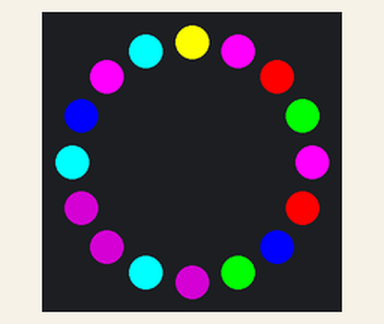
This program was run on a simulated Raspberry Pi (BCM pin numbers). Parts: 16 RGB LEDs in a ring, first at the top, clockwise. Random numbers come from a fixed seed.

Above: at 6.02 s.
At 13.82 s:
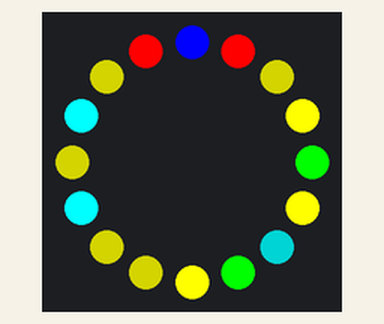
At 17.83 s:
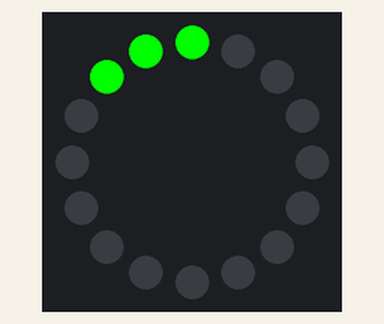
At 29.47 s:
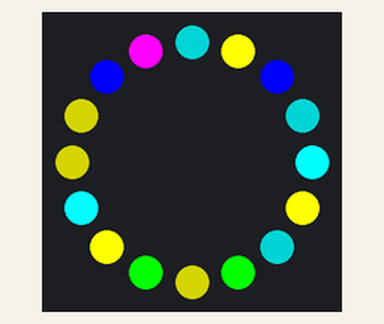
At 37.1 s:
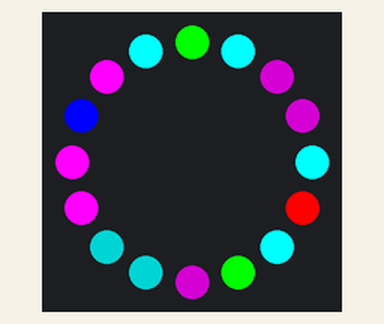
At 37.96 s:
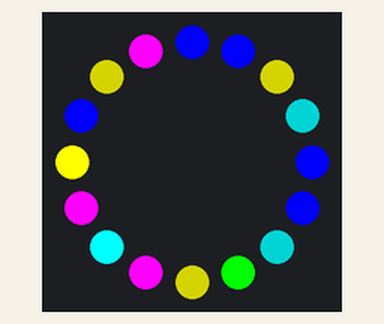

The program:

main.py
```python
#!/usr/bin/env python
#
# Several displays on a NeoPixel ring with 16x LEDs. Assumes the following wiring connections,
# and a Raspberry Pi Zero WH is used as the compute instance:
# (for testing):
#
# - NeoPixel Ring DIN to RasPi GPIO18
# - NeoPixel Ring POS(+) to RasPi POS +5V
# - NeoPixel Ring NEG(-) to RasPi GND
#
# Note that this code is brute-force and not DRY/needs improvement - the focus is on functionality
# over form.

import board
import neopixel
import time
import random
from signal import signal, SIGINT

# NUM_PIXELS: number of LEDs on the NeoPixel
# TRIALS: how many times to run each method
# PIN: Raspberry Pi pin to use (should likely leave as D18)
# RAND_COLORS: set of random RGBW colors
NUM_PIXELS = 16
TRIALS = 3
PIN = board.D18
RAND_COLORS = [
    (255, 0, 0, 0),
    (0, 255, 0, 0),
    (0, 0, 255, 0),
    (128, 128, 0, 0),
    (0, 128, 128, 0),
    (128, 0, 128, 0),
    (255, 255, 0, 0),
    (255, 0, 255, 0),
    (0, 255, 255, 0)
]

# initialize the LEDs
pixels = neopixel.NeoPixel(PIN, NUM_PIXELS, auto_write=False, pixel_order=neopixel.RGBW)

def resetPixels(signal_received, frame):
    '''Intercept a SIGINT/CTRL-C and reset the LED strip'''
    pixels.deinit()
    exit(0)

def randomChaser():
    '''Random LED colors chasing each other in a circle'''
    for i in range(0, NUM_PIXELS):
        color = RAND_COLORS[random.randint(0, len(RAND_COLORS)-1)]
        if i == 0:
            pixels[NUM_PIXELS-1] = color
        else:
            pixels[i-1] = color

        pixels[i] = color

        if i == NUM_PIXELS-1:
            pixels[0] = color
        else:
            pixels[i+1] = color

        pixels.show()
        time.sleep(0.05)
        pixels.fill((0, 0, 0, 0))
        pixels.show()

def greenGlower():
    '''All LEDs lighting up and fading like an alert'''
    for i in range(0, 255, 5):
        pixels.fill((i, 0, 0, 0))
        pixels.show()
    for i in reversed(range(0, 255, 5)):
        pixels.fill((i, 0, 0, 0))
        pixels.show()

def upDownChase():
    '''Perform a side-by-side dual LED chase up/down the pixel ring'''
    for i in range(0, int(NUM_PIXELS/2)):
        pixels[i] = pixels[NUM_PIXELS-1-i] = (0, 255, 0, 0)
        pixels.show()
        time.sleep(0.05)
        pixels.fill((0, 0, 0, 0))
    for i in reversed(range(0, int(NUM_PIXELS/2))):
        pixels[i] = pixels[NUM_PIXELS-1-i] = (0, 255, 0, 0)
        pixels.show()
        time.sleep(0.05)
        pixels.fill((0, 0, 0, 0))

def randomBlinking():
    '''Blink random colors all over the ring'''
    for i in random.sample(range(0, NUM_PIXELS), NUM_PIXELS):
        color = RAND_COLORS[random.randint(0, len(RAND_COLORS)-1)]
        pixels[i] = color
        pixels.show()
        time.sleep(0.05)

if __name__ == '__main__':
    signal(SIGINT, resetPixels)

    # cycle through each capability 3 times
    while True:
        # random LED colors chasing in a circle
        for i in range(TRIALS):
            randomChaser()

        # increase/decrease intensity glowing like an
        # alert sequence
        for i in range(TRIALS):
            greenGlower()

        # perform a parallel up/down chase visualization
        for i in range(TRIALS):
            upDownChase()

        # random LED colors all over the ring
        for i in range(TRIALS):
            randomBlinking()
```
